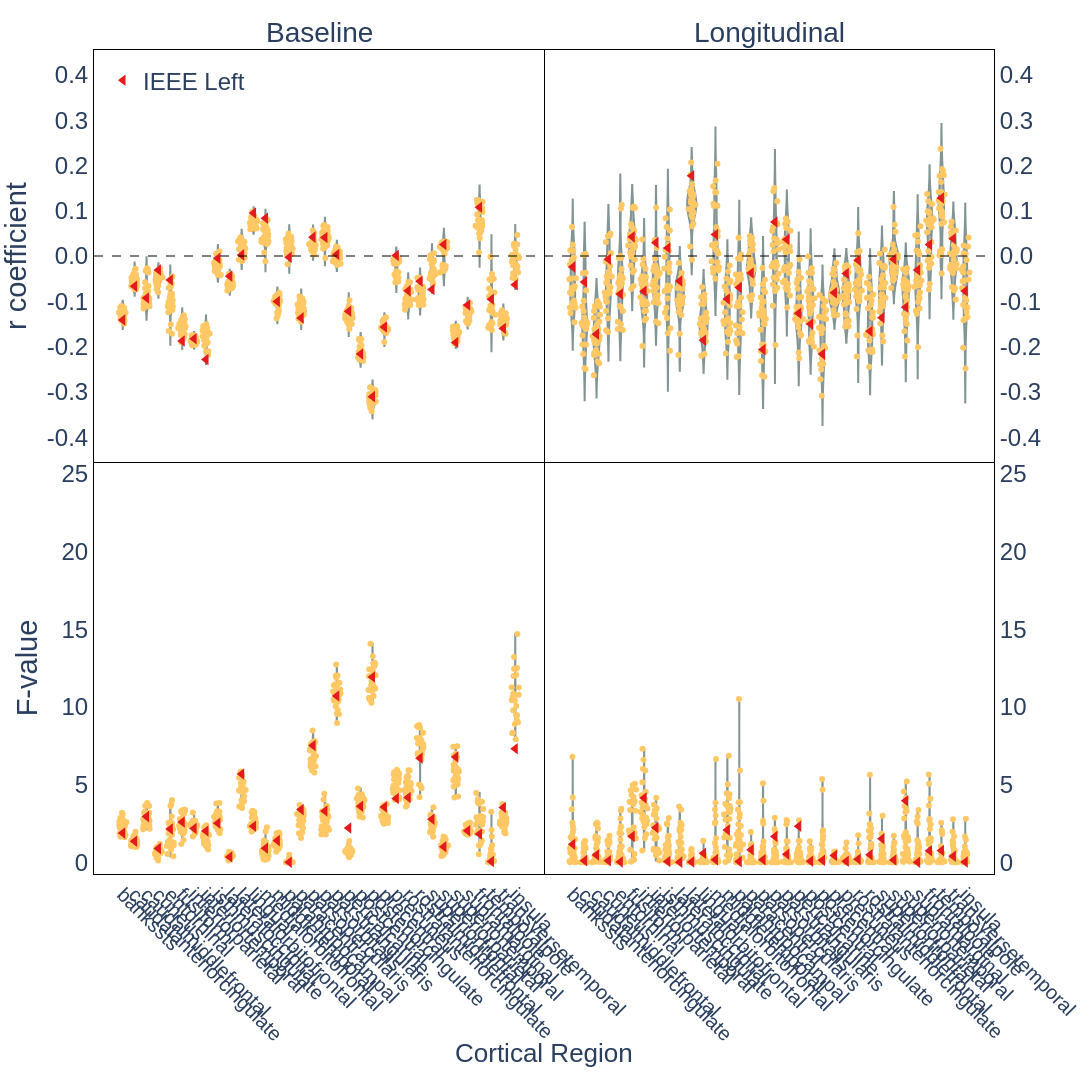
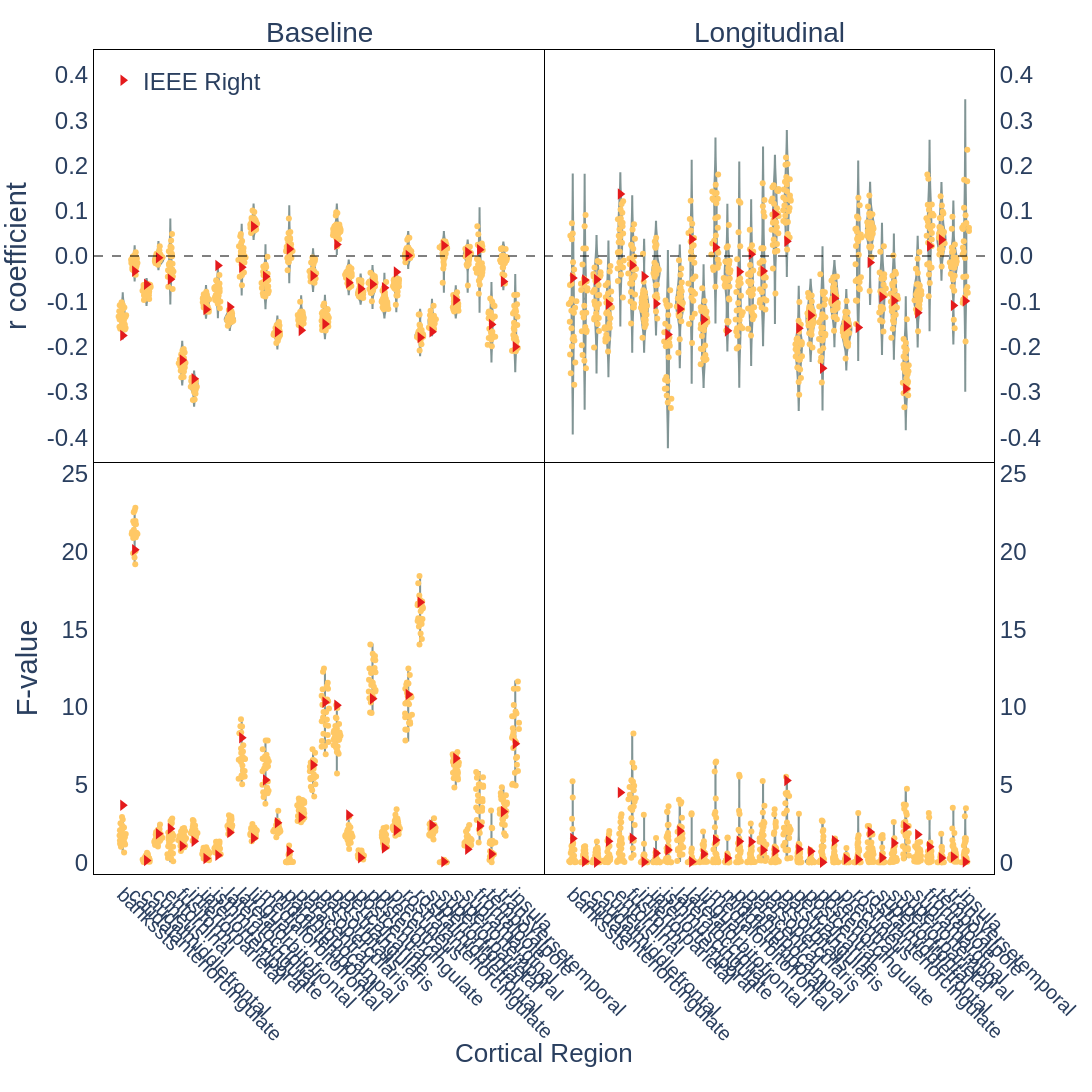

Notebook source saved alongside these figures, in order:
### Markdown cell above
## Distribution of Statistical Values

Distribution of statistical values, specifically the correlation coefficients (r) from partial correlation analyses and the F-values from ANCOVA tests.

### Code cell
# Main cortical area coefficient distribution plot
from plotly.subplots import make_subplots

for hemi in ["Left", "Right"]:
    # Create subplots with 2 rows and 2 columns
    fig = make_subplots(
        rows=2,
        cols=2,
        shared_xaxes=True,
        column_titles=["Baseline", "Longitudinal"],
        x_title="Cortical Region",
        vertical_spacing=0.0,
        horizontal_spacing=0.0,
    )

    # Increase font
    fig.update_layout(font=dict(size=18))

    # Add traces to the subplots
    add_pcorr_baseline_cortical_trace(
        fig, get_preprocessed_data("partial_correlation", "baseline"), hemi=hemi
    )
    add_pcorr_longitudinal_cortical_trace(
        fig, get_preprocessed_data("partial_correlation", "longitudinal"), hemi=hemi
    )
    add_ancova_baseline_cortical_trace(
        fig, get_preprocessed_data("ancova", "baseline"), hemi=hemi
    )
    add_ancova_longitudinal_cortical_trace(
        fig, get_preprocessed_data("ancova", "longitudinal"), hemi=hemi
    )

    # Set x-axis ticks and labels - remove hemisphere prefix for readability
    simplified_labels = [
        region.replace("lh_", "").replace("rh_", "") for region in cortical_regions
    ]
    fig.update_xaxes(
        title_text="",
        tickvals=list(range(len(cortical_regions))),
        ticktext=simplified_labels,
        tickangle=45,
    )

    yaxis_r_range = [-0.455, 0.455]
    yaxis_r_tickvals = np.arange(-0.5, 0.6, 0.1)
    yaxis_r_tickvals = [
        0 if np.isclose(x, 0) else x for x in yaxis_r_tickvals
    ]  # Replace 0 with 0.0
    yaxis_r_ticktext = [
        "0.0" if np.isclose(x, 0) else str(round(x, 1)) for x in yaxis_r_tickvals
    ]
    yaxis_r_clear = ["" for x in yaxis_r_tickvals]

    yaxis_f_range = [-0.75, 25.75]
    yaxis_f_tickvals = [0, 10, 20, 30]
    yaxis_f_ticktext = ["0", "10", "20", "30"]

    background_color = "White"
    # Update layout for all axes
    fig.update_layout(
        # Primary y-axes (correlation coefficients)
        yaxis1=dict(
            title="r coefficient",
            range=yaxis_r_range,
            dtick=0.1,
            showgrid=False,
            zeroline=False,
            zerolinewidth=2,
            zerolinecolor="DarkSlateGrey",
            tickvals=yaxis_r_tickvals,
            ticktext=yaxis_r_ticktext,
        ),
        yaxis2=dict(
            dtick=0.1,
            showgrid=False,
            range=yaxis_r_range,
            zeroline=False,
            zerolinewidth=2,
            zerolinecolor="DarkSlateGrey",
            tickvals=yaxis_r_tickvals,
            ticktext=yaxis_r_ticktext,
            side="right",
        ),
        yaxis3=dict(
            title="F-value",
            range=yaxis_f_range,
            showgrid=False,
            zeroline=False,
        ),
        yaxis4=dict(showgrid=False, zeroline=False, range=yaxis_f_range, side="right"),
        # Legend settings
        legend=dict(
            x=0.01,
            y=0.99,
            orientation="h",
            yanchor="top",
            xanchor="left",
            bgcolor="rgba(255, 255, 255, 0)",
        ),
        margin=dict(t=50, b=200, r=20),
        plot_bgcolor=background_color,
        paper_bgcolor=background_color,
    )

    fig.add_hline(
        y=0,
        row=1,
        line_color="black",
        line_width=1,
        line_dash="dash",
    )

    # Update each axis individually
    fig.update_layout(
        xaxis1=dict(showline=True, linewidth=1, linecolor="black", mirror=True),
        xaxis2=dict(showline=True, linewidth=1, linecolor="black", mirror=True),
        xaxis3=dict(showline=True, linewidth=1, linecolor="black", mirror=False),
        xaxis4=dict(showline=True, linewidth=1, linecolor="black", mirror=False),
        yaxis1=dict(showline=True, linewidth=1, linecolor="black", mirror=True),
        yaxis2=dict(showline=True, linewidth=1, linecolor="black", mirror=False),
        yaxis3=dict(showline=True, linewidth=1, linecolor="black", mirror=True),
        yaxis4=dict(showline=True, linewidth=1, linecolor="black", mirror=False),
    )

    fig.update_layout(font_family="Helvetica", font_size=24)
    fig.update_annotations(font=dict(family="Helvetica", size=24))

    # Update y position of annotation with "cortical region" text
    for annotation in fig.layout.annotations:
        if annotation.text.lower() == "cortical region":
            annotation.y = -0.16  # Adjust this value as needed for better positioning
            annotation.font.size = 26

    # Update font size for Baseline and Longitudinal titles
    for annotation in fig.layout.annotations:
        if annotation.text in ["Baseline", "Longitudinal"]:
            annotation.font.size = 28  # Set the desired font size for these titles

    fig.update_xaxes(tickfont=dict(family="Helvetica", size=20))

    write_image(
        fig,
        f"cortical_volume_coefficients_distribution-{hemi}.pdf",
        width=1600,
        height=1200,
    )
    show_figure(fig, width=1600, height=1200)
